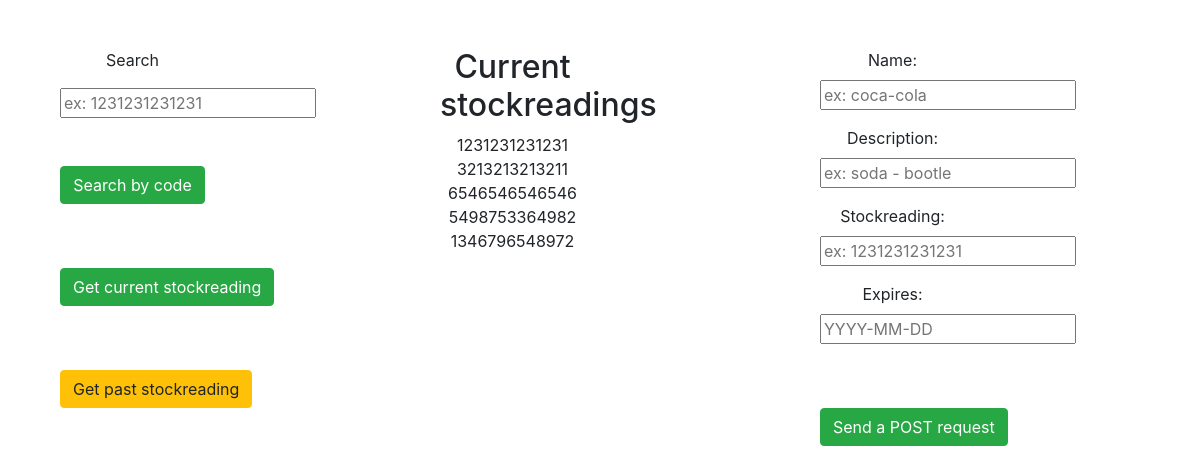
The page /get_all on the database as committed earlier.
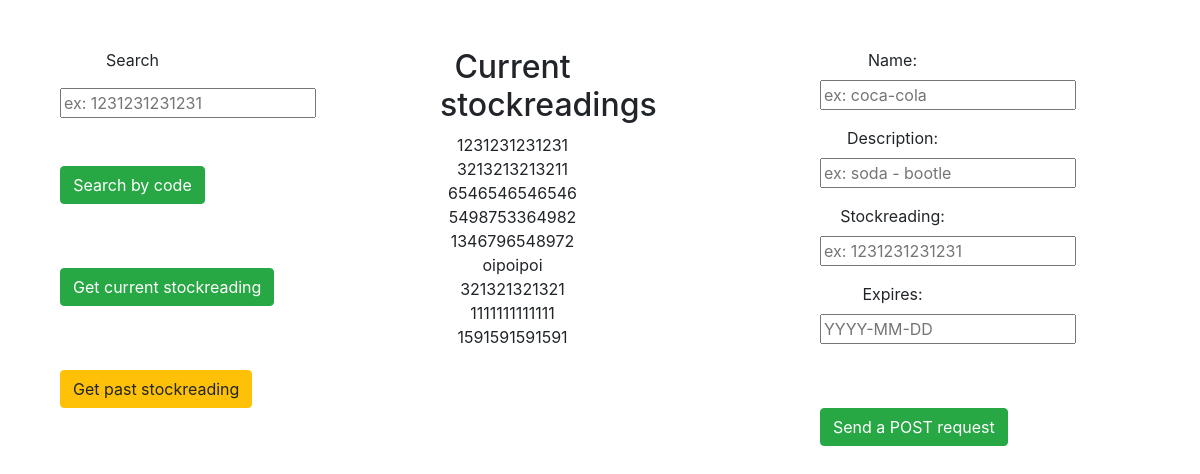
The same page on the database as committed later.
### main/models.py (models this page shows, shortened)
class Aliment(models.Model):
    name = models.CharField(max_length=200)
    description = models.CharField(max_length=200)
    created_at = models.DateField()
    expires_at = models.DateField()
    stockreading = models.CharField(max_length=20)

### main/views.py (the view)
# urls.py: path("get_all", views.get_all, name="get_all"),
def get_all(request):
    if request.method == "GET":
        add_form = AddInfos()
        form = SearchForm()
        res = Aliment.objects.all()
        stockreading_list = []
        for i in res:
            stockreading_list.append(i.stockreading)
        context = {
            "stockreading_list": stockreading_list,
            "form": form,
            "add_form": add_form,
        }
        return render(request, "index.html", context)

### main/forms.py
class SearchForm(forms.Form):
    stockreading = forms.CharField(max_length=100, widget=forms.TextInput(attrs={'placeholder': 'ex: 1231231231231'}))

class AddInfos(forms.Form):
    name = forms.CharField(max_length=200,widget=forms.TextInput(attrs={'placeholder': 'ex: coca-cola'}))
    description = forms.CharField(max_length=200,widget=forms.TextInput(attrs={'placeholder': 'ex: soda - bootle'}))
    stockreading = forms.CharField(max_length=20,widget=forms.TextInput(attrs={'placeholder': 'ex: 1231231231231'}))
    expires = forms.DateField(widget=forms.DateInput(attrs={'placeholder': 'YYYY-MM-DD', 'required': 'required'}))

### main/templates/index.html (shortened to what this page needs)
<link rel="stylesheet" href="https://maxcdn.bootstrapcdn.com/bootstrap/4.0.0/css/bootstrap.min.css"
>
            <div class="container">
                <div class="row">
                    <div class="col">
                        <div class="col-6 mt-5" align="center">
                            <form action="{% url 'main:get_infos'%}" method="GET">
                                <p>Search</p>
                                <input type='text' name="stockreading" placeholder="ex: 1231231231231">
                                <br>
                                <button type="submit" class="btn btn-success mt-5">Search by code</button>
                            </form>
                            <form action="{% url 'main:get_all'%}" method="GET">
                                <button type="submit" class="btn btn-success mt-5">Get current stockreading</button>
                            </form>
                            <form action="{% url 'main:get_past'%}" method="GET">
                                <button type="submit" class="btn btn-warning mt-5">Get past stockreading</button>
                            </form>
                        </div>
                    </div>
                    <div class="col">
                        {% if aliments%}
                        {% for aliment in aliments %}
                        <div class="col-6 mt-5" align="center">
                            <form action="/send/" method="POST">
                                <h4>Product name</h4>
                                <p>{{aliment.name}}</p>
                                <h4>Descritpion</h4>
                                <p>{{aliment.description}}</p>
                                <h4>Created at</h4>
                                <p>{{aliment.created_at| date:"d M Y"}}</p>
                                <h4 style="color:red">Expiration date</h4>
                                <p>{{aliment.expires_at| date:"d M Y"}}</p>
                                <h4>Scan history</h4>
                                {% for infos in actions %}
                                <div class='scroll'>
                                    <p>{{infos.updated_at| date:"d F Y - f"}}</p>
                                </div>
                                {%endfor%}
                                {% comment %} <button type="submit" class="btn btn-success mt-5">Send a POST
                                    request</button> {% endcomment %}
                            </form>
                        </div>
                        {% empty%}
                        <div class="col-6 mt-5" align="center">
                            <form action="/send/" method="POST">
                                <h4>No matching found</h4>
                            </form>
                        </div>
                        {% endfor %}
                        {% elif stockreading_list %}
                        <div class="col-6 mt-5" align="center">
                            <h2 class='mt-5'>Current stockreadings</h2>
                        </div>
                        {% for code in stockreading_list %}
                        <div class="col-6 " align="center">
                            <hp>{{code}}</hp>
                        </div>
                        {%endfor%}
                        {% else %}
                        <div class="col-6 mt-5" align="center">
                            <form action="/send/" method="POST">
                                <h4>No matching found</h4>
                            </form>
                        </div>
                        {% endif %}
                    </div>
                    <div class='col'>
                        <div class="col-6 mt-5" align="center">
                            <form action="{% url 'main:add_infos'%}" method="POST">
                            {{add_form.as_p}}
                                <button type="submit" class="btn btn-success mt-5">Send a POST request</button>
                            </form>
                        </div>
                    </div>
                </div>

Rows that differ between the two databases and show on the page:
added Aliment: stockreading_list "oipoipoi"
added Aliment: stockreading_list "321321321321"
added Aliment: stockreading_list "1111111111111"
added Aliment: stockreading_list "1591591591591"
